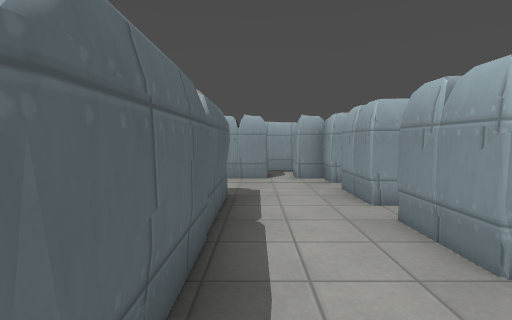
View 1 (above)

13 first-person views from a walk through a Godot game level. The camera is 1.3 m above the floor, tilts 4° down and sees 85° across. Doors that lead somewhere are drawn open, without their leaves. The floor is counted in squares, 1 m on a side. Each view is taken from the middle of a square. On the plan, view 1 faces up. The plan holds only what a view shows up to about 13 squares ahead; the rest is blank. The place goes on beyond the plan. Surface patterns are stand-ins for the level's own textures.

View 2
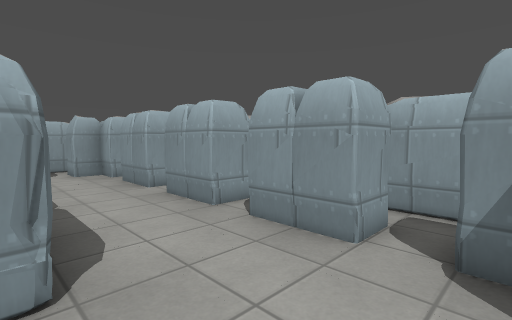

View 3
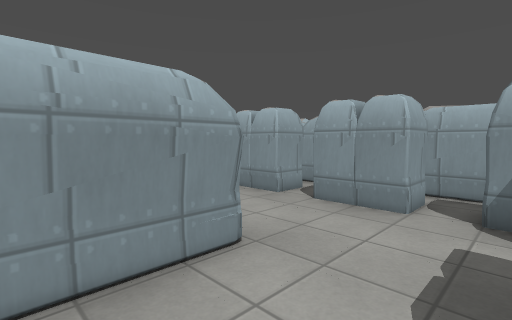

View 4
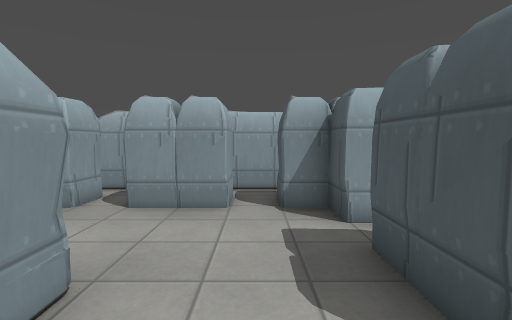

View 5
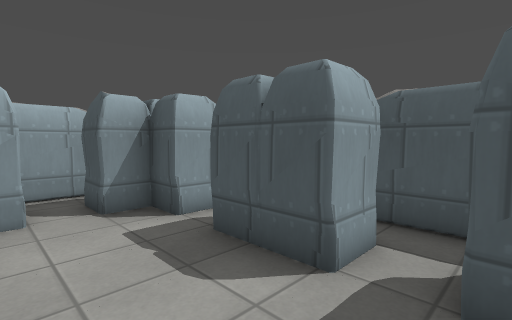

View 6
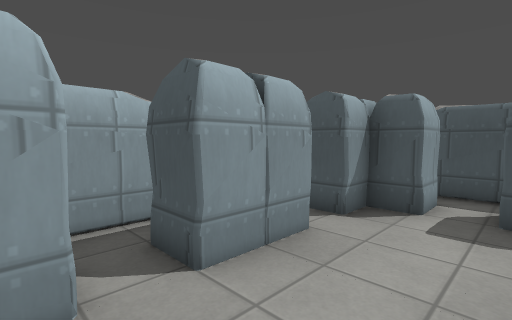

View 7
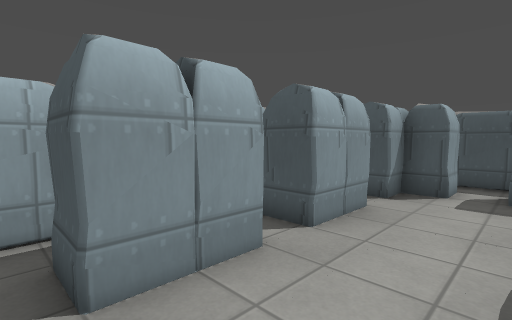

View 8
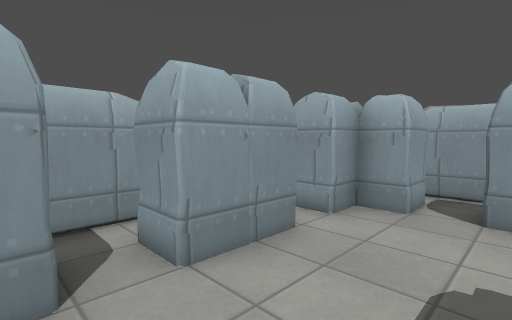

View 9
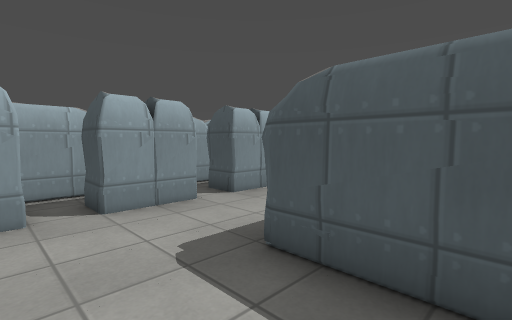

View 10
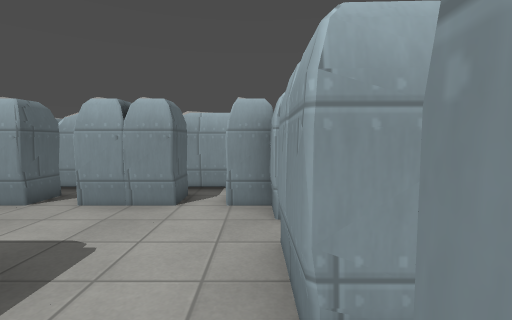

View 11
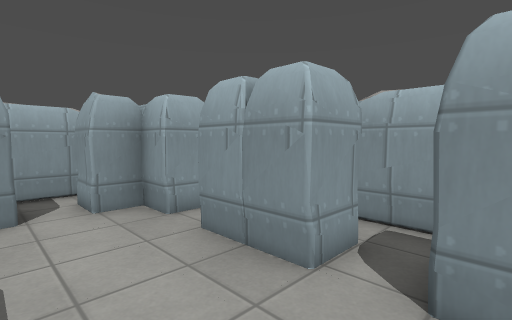

View 12
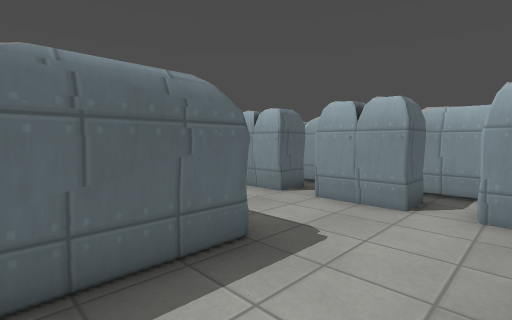

View 13
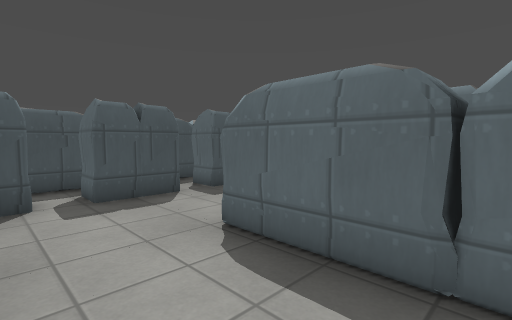

### Floor plan
Ten units are one square. View 1 is at (0, 0); x grows to the right and y downward. Boxes are objects, and circles mark ways between rooms. Rooms are numbered by the first view taken in them; rooms with no view inside come last. Other rooms are left out.
<svg viewBox="-40 -120 88 169">
<path fill="none" stroke="#000" d="M-6 -35 -5 -32M23 -26 23 -45M23 -56 23 -75M-11 -67 -6 -65 -6 -6M-5 -10 -7 -6 -30 -6M-29 -66 -6 -66M22 4 22 -15M24 -85 24 -95 15 -95M4 -95 -16 -95 -16 -106M14 24 22 24 22 15M-28 23 -28 35M-26 -107 -26 -95 -35 -95M-17 35 -17 24 2 24M34 -85 24 -85M43 -54 43 -89M23 -75 34 -75M35 -55 23 -56M43 -24 43 -54M23 -45 35 -45M35 -25 23 -26M43 6 43 -24M22 -15 35 -15M4 -106 4 -95M17 -115 -15 -115M15 -95 15 -107M13 36 14 24M-15 44 17 44M2 24 2 35M-15 -115 -34 -115M-33 44 -15 44"/>
<circle cx="30" cy="-80" r="3" fill="#2a7"/>
<circle cx="30" cy="-50" r="3" fill="#2a7"/>
<circle cx="30" cy="-20" r="3" fill="#2a7"/>
<circle cx="10" cy="-100" r="3" fill="#2a7"/>
<circle cx="10" cy="30" r="3" fill="#2a7"/>
<circle cx="-25" cy="-100" r="3" fill="#2a7"/>
<circle cx="-25" cy="30" r="3" fill="#2a7"/>
<circle cx="40" cy="-65" r="3" fill="#2a7"/>
<circle cx="40" cy="-35" r="3" fill="#2a7"/>
<circle cx="-5" cy="-110" r="3" fill="#2a7"/>
<circle cx="-5" cy="40" r="3" fill="#2a7"/>
<text x="0" y="-40">1</text>
<text x="40" y="-70">2</text>
<text x="40" y="-40">3</text>
<text x="40" y="-10">4</text>
<text x="0" y="-110">5</text>
<text x="0" y="40">6</text>
<text x="-30" y="-110">7</text>
<text x="-30" y="40">8</text>
</svg>
Room 1 opens to room 2. Room 1 opens to room 3. Room 1 opens to room 4. Room 1 opens to room 5. Room 1 opens to room 6. Room 1 opens to room 7. Room 1 opens to room 8. Room 2 opens to room 3. Room 3 opens to room 4. Room 5 opens to room 7. Room 6 opens to room 8.

Where each view was taken, in squares from view 1:
view 1: 0 up, 0 right, facing up
view 2: 2 down, 1 left, facing up-right
view 3: 2 down, 3 left, facing up-right
view 4: 1 down, 3 left, facing right
view 5: 0 up, 3 left, facing down-right
view 6: 3 up, 0 right, facing down-right
view 7: 5 up, 0 right, facing down-right
view 8: 7 up, 3 left, facing up-right
view 9: 9 up, 3 left, facing down-right
view 10: 4 up, 2 right, facing up
view 11: 4 up, 0 right, facing up-right
view 12: 4 up, 2 right, facing up-left
view 13: 4 up, 2 right, facing down-left
